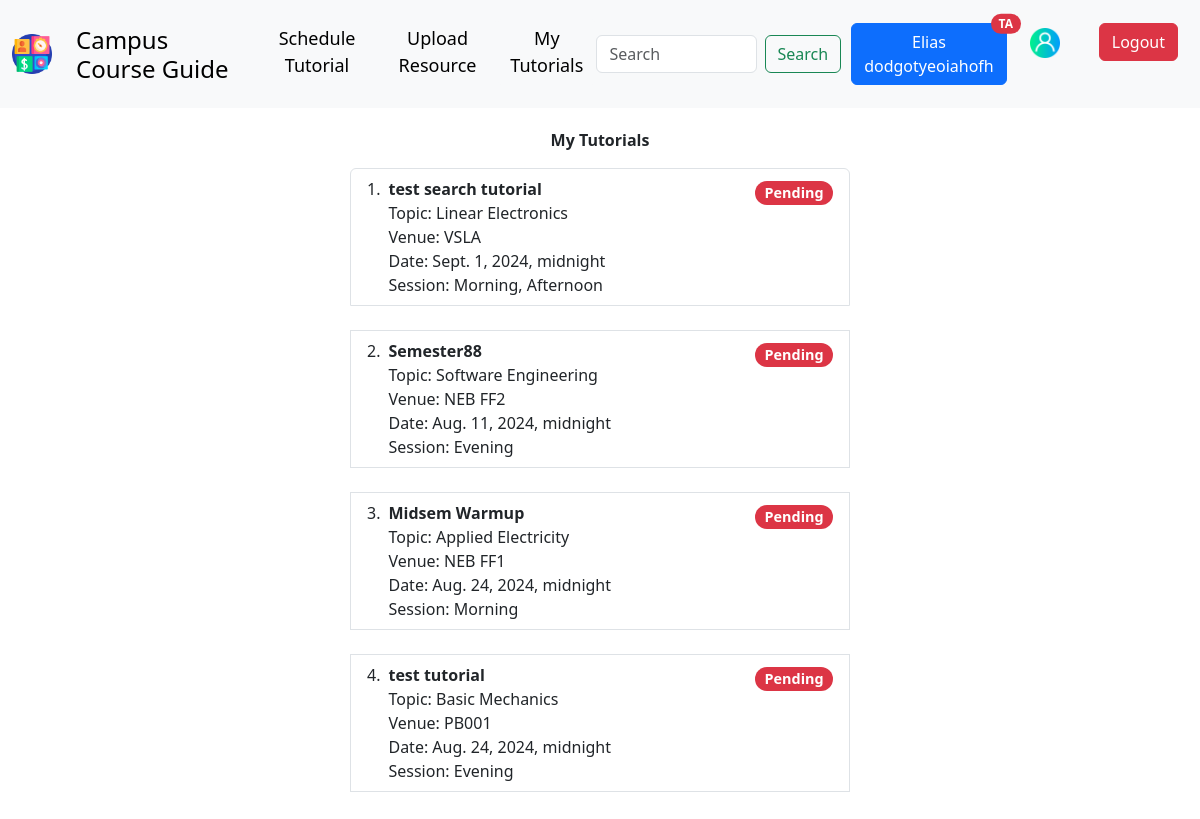
Before: /ccg/tutorials/ (signed in) with the older database file.
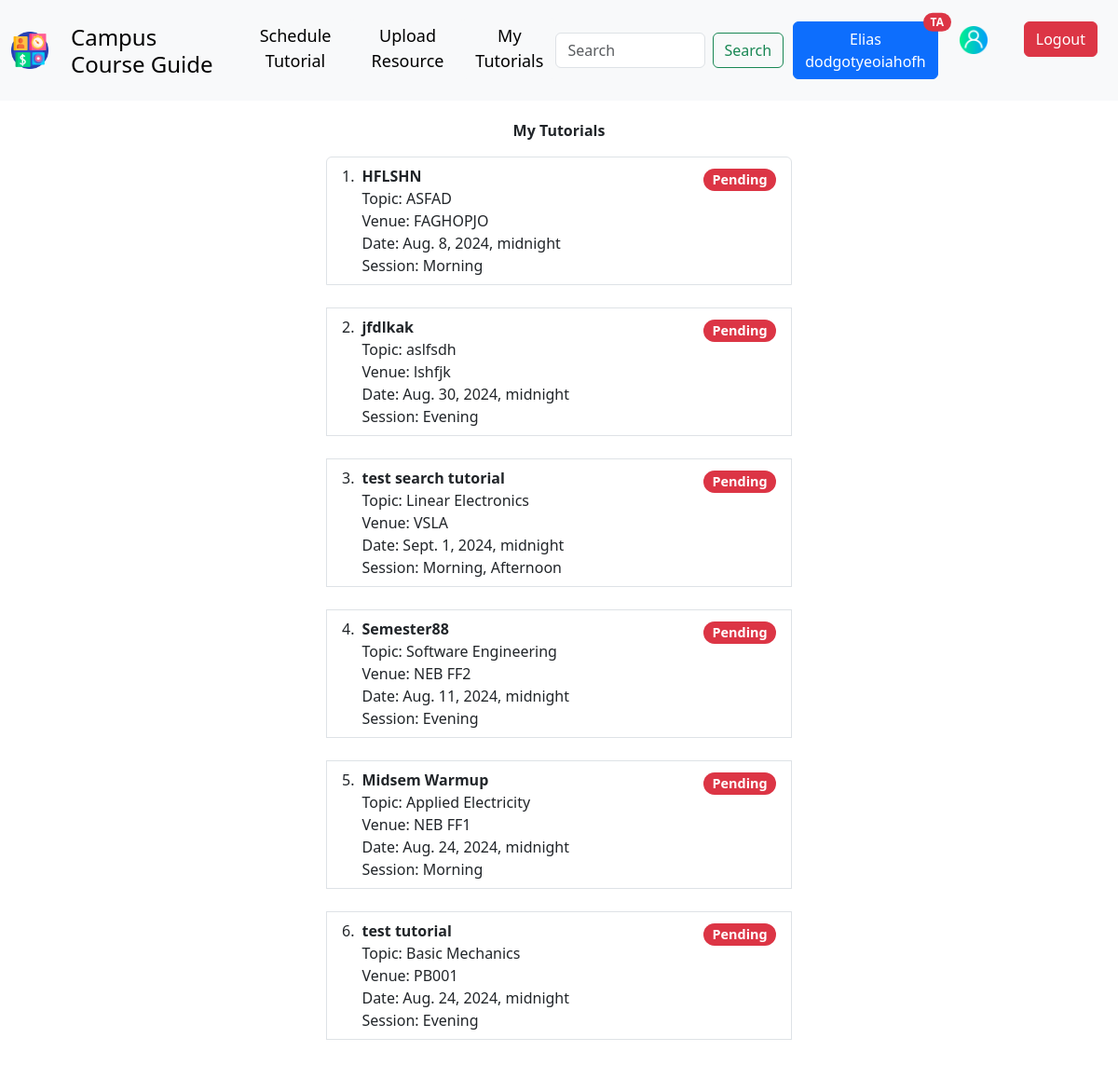
After: the same page with the newer database file.
### apps_resources/models.py (models this page shows, shortened)
class Tutorial(models.Model):
    user = models.ForeignKey(CustomUser, on_delete=models.CASCADE, null=True, blank=True)
    name = models.CharField(max_length=MAX_STR_LEN, null=True, blank=True, verbose_name="Name of Tutorial")
    programme = MultiSelectField(choices=[(prog, prog) for prog in PROGRAMME], max_length=200, max_choices=15, null=True, blank=True, verbose_name="Related Programmes")
    topic = models.CharField(max_length=MAX_STR_LEN, null=True, blank=True)
    session = MultiSelectField(choices=[(sess, sess) for sess in SESSION], max_length=200, max_choices=15, null=True, blank=True)
    mode = models.CharField(max_length=MAX_STR_LEN, choices=[(mode, mode) for mode in TUTORIAL_MODES], null=True, blank=True, verbose_name="Mode of meeting")
    link = models.URLField(null=True, blank=True, verbose_name="Link to meeting if Online/Virtual")
    venue = models.CharField(max_length=MAX_STR_LEN, null=True, blank=True)
    date_and_time = models.DateTimeField(null=True, blank=True)
    slug = models.SlugField(null=True, blank=True)
    created = models.DateTimeField(auto_now=True)
    updated = models.DateTimeField(auto_now_add=True)
    class Meta:
        ordering = ["-created", ]

### apps_resources/views.py (the view, shortened to what this page needs)
# urls.py: path('tutorials/', views.tutorials  , name='tutorials'),
@login_required(login_url='users:user_login')
def tutorials(request):
    user = request.user
    edit_profile_form = EditProfileForm(instance=user)
    tutorial_form = TutorialForm()
    student_tutorials = Tutorial.objects.all()
    resource_form = ResourceForm()
    tutorials = Tutorial.objects.filter(user=request.user)
    context = {'tutorials': tutorials, 'user_profile': edit_profile_form, 'tutorial_form': tutorial_form, 'resource_form': resource_form, 'student_tutorials': student_tutorials}
    return render(request, 'resources/tutorials.html', context)

### helper/forms.py
class EditProfileForm(forms.ModelForm):
    class Meta:
        model = CustomUser
        fields = ["first_name", "last_name", "email", "programme", "year"]

class TutorialForm(forms.ModelForm):
    class Meta:
        model = Tutorial
        fields = ["name", "programme", "topic", "session", "venue", "mode", "link", "date_and_time"]
        widgets = {
            'date_and_time': forms.DateInput(attrs={'type': 'date'}),
        }

### templates/resources/tutorials.html (shortened to what this page needs)
{% extends 'base.html' %}
{% load static %}
{% block content %}
<div style="
    display: flex;
    flex-direction: column;
    justify-content: center;
    align-items: center;
    margin-top: 20px;
    margin-bottom: 20px;
    ">
  <p style="font-weight: bold;">My Tutorials</p>
  {% if request.user.user_type == "Teaching Assistant" %}
  <ol class="list-group list-group-numbered">
    {% for tutorial in tutorials %}
    <li class="list-group-item d-flex justify-content-between align-items-start" style="width: 500px;">
      <div class="ms-2 me-auto">
        <div class="fw-bold">{{ tutorial.name }}</div>
        Topic: {{ tutorial.topic }}<br>
        Venue: {{ tutorial.venue }}<br>
        Date: {{ tutorial.date_and_time }}<br>
        Session: {{ tutorial.session }}
      </div>
      <a href="" style="font-size: larger;">
        <span class="badge text-bg-danger rounded-pill">Pending</span>
      </a>
    </li>
    <br>
    {% endfor %}
  </ol>
  {% endif %}
</div>
{% endblock content %}

Changed rows visible on the page:
added Tutorial: name "HFLSHN", topic "ASFAD", venue "FAGHOPJO", date_and_time "Aug. 8, 2024, midnight", session "Morning"
added Tutorial: name "jfdlkak", topic "aslfsdh", venue "lshfjk", date_and_time "Aug. 30, 2024, midnight", session "Evening"
